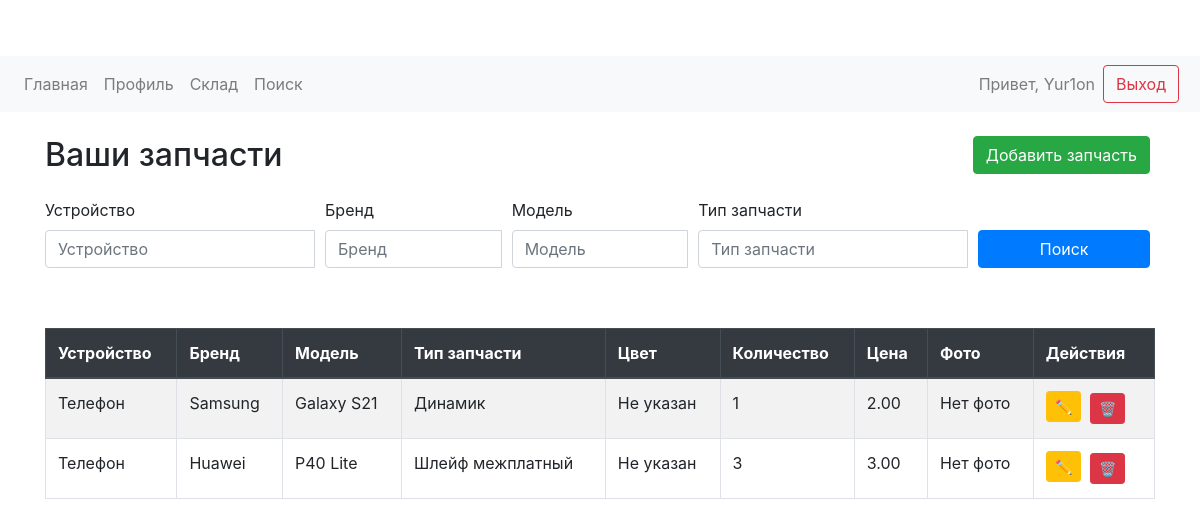
The page /warehouse/ (signed in) on the database as committed earlier.
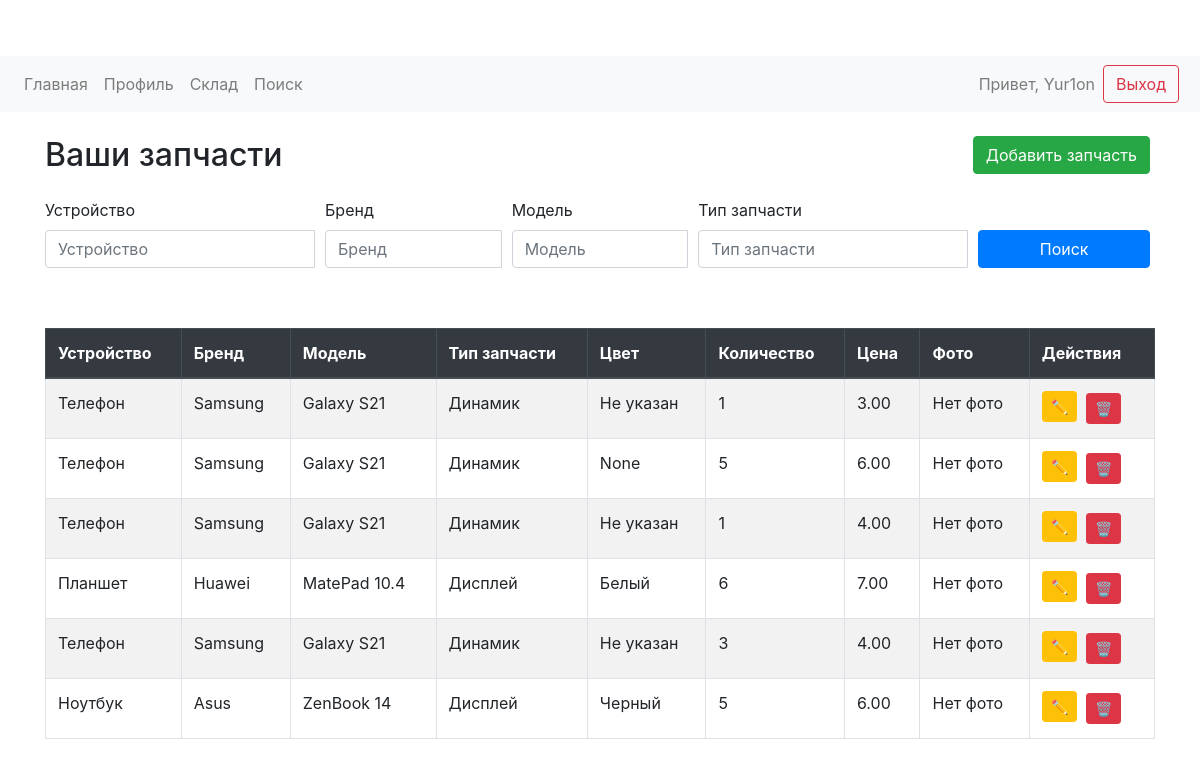
The same page on the database as committed later.
### warehouse/models.py (models this page shows, shortened)
class Part(models.Model):
    user = models.ForeignKey(User, on_delete=models.CASCADE)
    device = models.CharField(max_length=100)
    brand = models.CharField(max_length=100)
    model = models.CharField(max_length=100)
    part_type = models.CharField(max_length=100)
    color = models.CharField(max_length=50, blank=True, null=True)
    quantity = models.IntegerField()
    price = models.DecimalField(max_digits=10, decimal_places=2)
    created_at = models.DateTimeField(auto_now_add=True)  # Установи auto_now_add=True

### warehouse/views.py (the view)
# urls.py: path('warehouse/', views.warehouse_view, name='warehouse'),
@login_required
def warehouse_view(request):
    if not request.user.is_authenticated:
        return redirect('login')
    query = request.GET.get('q')
    brand = request.GET.get('brand')
    model = request.GET.get('model')
    part_type = request.GET.get('part_type')
    parts = Part.objects.filter(user=request.user)
    if query:
        parts = parts.filter(device__icontains=query)
    if brand:
        parts = parts.filter(brand__icontains=brand)
    if model:
        parts = parts.filter(model__icontains=model)
    if part_type:
        parts = parts.filter(part_type__icontains=part_type)
    devices = Part.objects.filter(user=request.user).values_list('device', flat=True).distinct()
    brands = Part.objects.filter(user=request.user).values_list('brand', flat=True).distinct()
    for part in parts:
        part.image_urls = [image.image.url for image in part.images.all()]
    return render(request, 'warehouse/warehouse.html', {
        'parts': parts,
        'query': query,
        'brand': brand,
        'model': model,
        'part_type': part_type,
        'devices': devices,
        'brands': brands
    })

### myproject/warehouse/templates/warehouse/warehouse.html (shortened to what this page needs)
{% extends 'warehouse/base.html' %}
{% block content %}
    <div class="d-flex justify-content-between align-items-center mb-4">
        <h2 class="mb-0">Ваши запчасти</h2>
        <a href="{% url 'add_part' %}" class="btn btn-success">Добавить запчасть</a>
    </div>
    <div class="mb-4">
        <form method="get" class="form-row">
            <div class="form-group col-md-3">
                <label for="device">Устройство</label>
                <div class="input-group">
                    <input type="text" list="devices" name="q" id="device" class="form-control" placeholder="Устройство" value="{{ query|default_if_none:'' }}">
                </div>
            </div>
            <div class="form-group col-md-2">
                <label for="brand">Бренд</label>
                <div class="input-group">
                    <input list="brands" name="brand" id="brand" class="form-control" placeholder="Бренд" value="{{ brand|default_if_none:'' }}">
                </div>
            </div>
            <div class="form-group col-md-2">
                <label for="model">Модель</label>
                <div class="input-group">
                    <input list="models" name="model" id="model" class="form-control" placeholder="Модель" value="{{ model|default_if_none:'' }}">
                </div>
            </div>
            <div class="form-group col-md-3">
                <label for="part_type">Тип запчасти</label>
                <div class="input-group">
                    <input list="part_types" name="part_type" id="part_type" class="form-control" placeholder="Тип запчасти" value="{{ part_type|default_if_none:'' }}">
                </div>
            </div>
            <div class="form-group col-md-2 d-flex align-items-end">
                <button type="submit" class="btn btn-primary btn-block">Поиск</button>
            </div>
        </form>
    </div>
    <div class="table-responsive">
        <table id="parts-table" class="table table-striped table-bordered">
            <thead class="thead-dark">
                <tr>
                    <th onclick="sortTable(0)">Устройство</th>
                    <th onclick="sortTable(1)">Бренд</th>
                    <th onclick="sortTable(2)">Модель</th>
                    <th onclick="sortTable(3)">Тип запчасти</th>
                    <th onclick="sortTable(4)">Цвет</th>
                    <th onclick="sortTable(5)">Количество</th>
                    <th onclick="sortTable(6)">Цена</th>
                    <th>Фото</th>
                    <th>Действия</th>
                </tr>
            </thead>
            <tbody>
                {% for part in parts %}
                <tr>
                    <td>{{ part.device }}</td>
                    <td>{{ part.brand }}</td>
                    <td>{{ part.model }}</td>
                    <td>{{ part.part_type }}</td>
                    <td>{{ part.color|default:"Не указан" }}</td>
                    <td>{{ part.quantity }}</td>
                    <td>{{ part.price }}</td>
                    <td>
                        {% if part.image %}
                            <a href="{{ part.image.url }}" target="_blank" class="img-link">
                                <img src="{{ part.image.url }}" alt="{{ part.model }}" class="img-thumbnail" style="max-width: 100px; max-height: 100px;">
                            </a>
                        {% else %}
                            Нет фото
                        {% endif %}
                    </td>
                    <td>
                        <a href="{% url 'edit_part' part.id %}" class="btn btn-sm btn-warning mb-1" data-toggle="tooltip" data-placement="top" title="Редактировать">✏️</a>
                        <a href="{% url 'delete_part' part.id %}" class="btn btn-sm btn-danger" data-toggle="tooltip" data-placement="top" title="Удалить">🗑️</a>
                    </td>
                </tr>
                {% empty %}
                <tr>
                    <td colspan="9" class="text-center">Запчасти не найдены</td>
                </tr>
                {% endfor %}
            </tbody>
        </table>
    </div>
{% endblock %}

Rows that differ between the two databases and show on the page:
changed Part (number 1 of 6 on the later page): price "2.00" → "3.00"
changed Part: brand "Huawei" → "Samsung"; model "P40 Lite" → "Galaxy S21"; part_type "Шлейф межплатный" → "Динамик"; color "Не указан" → "None"; quantity "3" → "5"; price "3.00" → "6.00"
now on this page (row edited): Part: device "Телефон", brand "Samsung", model "Galaxy S21", part_type "Динамик", color "Не указан", quantity "1", price "4.00"
now on this page (row edited): Part: device "Планшет", brand "Huawei", model "MatePad 10.4", part_type "Дисплей", color "Белый", quantity "6", price "7.00"
now on this page (row edited): Part: device "Телефон", brand "Samsung", model "Galaxy S21", part_type "Динамик", color "Не указан", quantity "3", price "4.00"
now on this page (row edited): Part: device "Ноутбук", brand "Asus", model "ZenBook 14", part_type "Дисплей", color "Черный", quantity "5", price "6.00"
